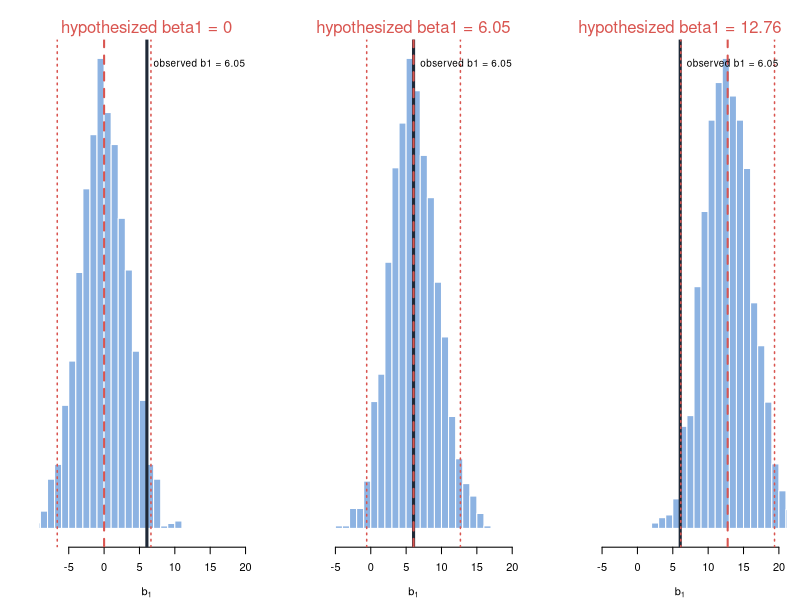
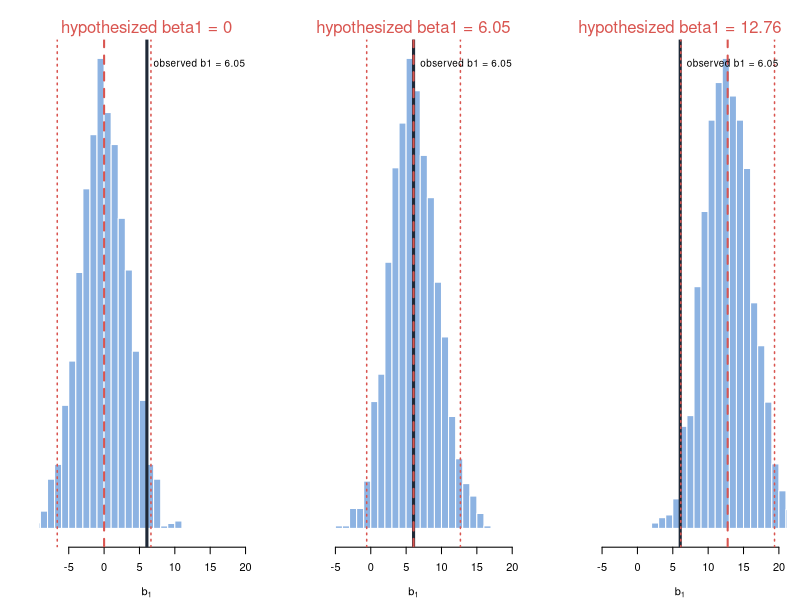

Write the R code that produced these figures, in order.
# Simple static histograms for the Chapter 12 "sliding distribution" idea.
# Change the values in `centers` to move the histograms manually.

make_hist <- function(center = 0,
                      observed = 6.05,
                      se = 3.38,
                      n = 1500,
                      xlim = c(-8, 20),
                      breaks = 28,
                      seed = 123) {
  set.seed(seed)
  x <- rnorm(n, mean = center, sd = se)
  hist(x,
       breaks = breaks,
       col = "#8DB3E2",
       border = "white",
       main = "",
       xlab = expression(b[1]),
       ylab = "",
       yaxt = "n",
       xlim = xlim)
  abline(v = observed, col = "#1F2937", lwd = 3)
  abline(v = center, col = "#D95550", lwd = 2, lty = 2)
  abline(v = center - 1.96 * se, col = "#D95550", lwd = 1.5, lty = 3)
  abline(v = center + 1.96 * se, col = "#D95550", lwd = 1.5, lty = 3)
  mtext(paste0("hypothesized beta1 = ", round(center, 2)), side = 3, line = 0.3, col = "#D95550")
  text(observed, par("usr")[4] * 0.95, labels = "observed b1 = 6.05", pos = 4, cex = 0.9)
}

# Option 1: show the three histograms in one window
centers <- c(0, 6.05, 12.76)
par(mfrow = c(1, 3), mar = c(4, 3, 3, 1))
for (i in seq_along(centers)) {
  make_hist(center = centers[i], seed = 100 + i)
}

# Option 2: save each histogram as a separate PNG for PowerPoint / Morph
for (i in seq_along(centers)) {
#  png(filename = paste0("hist_", i, ".png"), width = 1600, height = 750, res = 160)
  par(mar = c(4, 3, 3, 1))
  make_hist(center = centers[i], seed = 100 + i)
#  dev.off()
}
